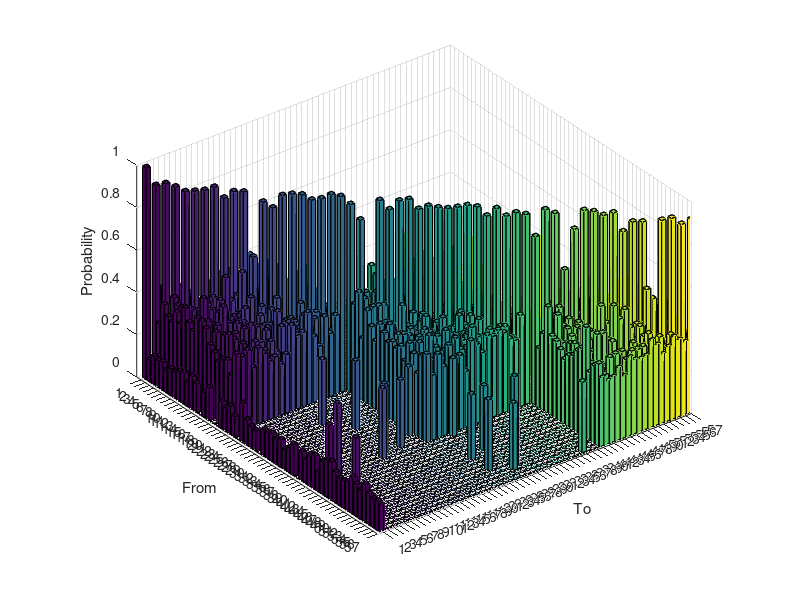

This figure's MATLAB source:
DTMC = dlmread('UniformizedCTMCWithUnuniformizedClusters.txt');
figure
% Raise to a small power to make small values more visible
bar3(DTMC.^0.25)
axis([0 57 0 57 0 1])
xlabel('To'); ylabel('From');zlabel('Probability');